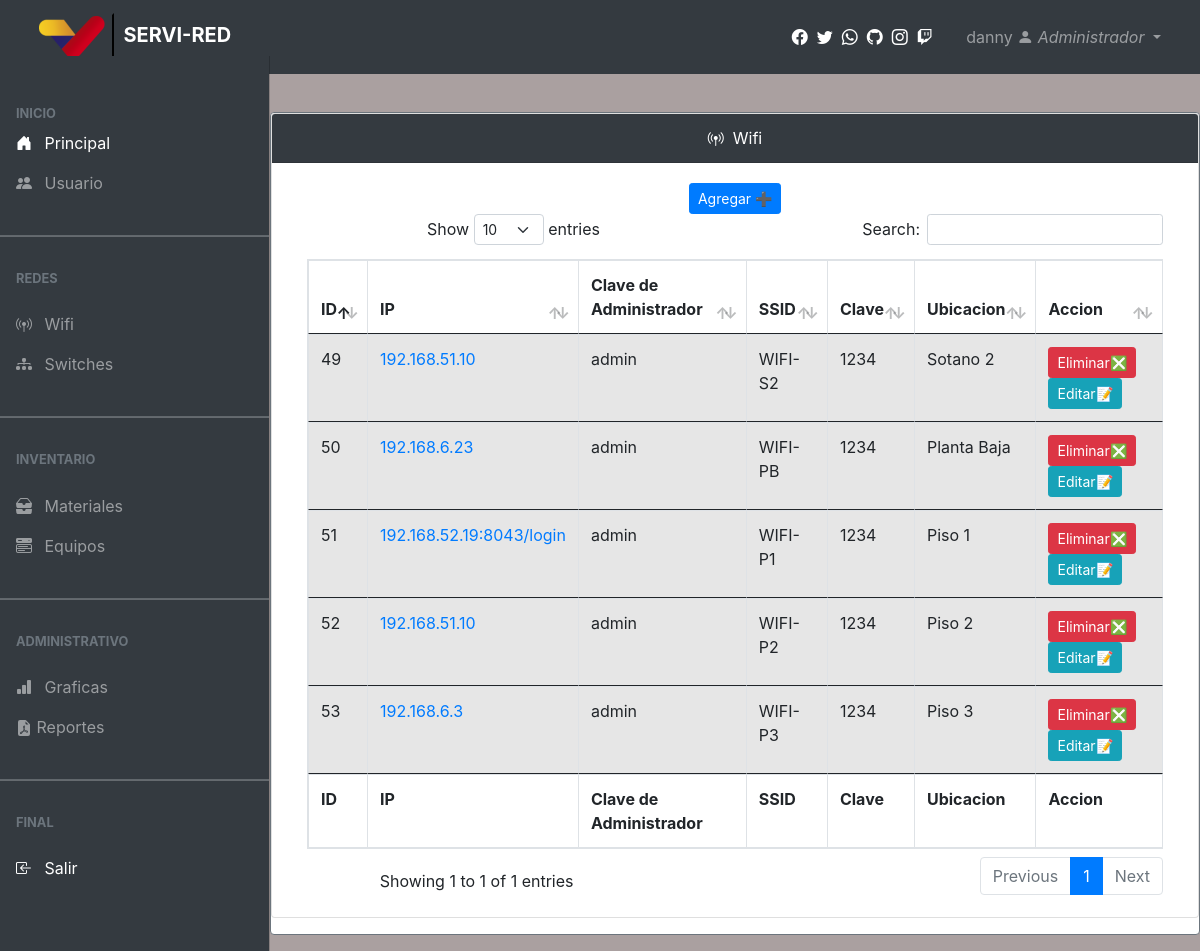
Screenshot of /principal-wifi.php (signed in) with the database file from the repository.
### tables this page shows
CREATE TABLE `wifi` (
  `id` bigint UNSIGNED NOT NULL,
  `ip` varchar(150) NOT NULL,
  `clave_administrador` varchar(150) NOT NULL,
  `SSID` varchar(150) NOT NULL,
  `Clave` varchar(150) NOT NULL,
  `ubicacion` varchar(150) NOT NULL
);

### datatablas/cuerpo-wifi.php (the view, shortened to what this page needs)
<!doctype html>
<html lang="en">
  <head>
  <?php
    include "conexion-dos.php";
?>
    <link rel="stylesheet" href="https://stackpath.bootstrapcdn.com/bootstrap/4.4.1/css/bootstrap.min.css">
    <link rel="stylesheet" type="text/css" href="https://cdn.datatables.net/v/bs4/dt-1.10.20/datatables.min.css"/>
  </head>
  <body>
  <button type="button" class="btn btn-primary btn-sm text-white" data-toggle="modal" data-target="#modalcrear">Agregar
  &#x2795;
</button>
    <div class="container">
       <div class="row">
           <div class="col-lg-12">
               <div>
           <div>
            <table id="example" class="table table-striped table-bordered" style="width:100%">
                <thead>
                    <tr>
                        <th>ID</th>
                        <th>IP</th>
                        <th>Clave de Administrador</th>
                        <th>SSID</th>
                        <th>Clave</th>
                        <th>Ubicacion</th>
                        <th>Accion</th>
                    </tr>
                </thead>
                <?php
         $sql="SELECT * from wifi";
         $result=mysqli_query($conexion,$sql);
         while($mostrar=mysqli_fetch_array($result)){
                    ?>
                <tbody>
                    <tr>
      <td><?php echo $mostrar['id'] ?></td>
			<td><a target="_blank" href="http://<?php echo $mostrar['ip'] ?>"><?php echo $mostrar['ip'] ?></td></td>
			<td><?php echo $mostrar['clave_administrador'] ?></td>
			<td><?php echo $mostrar['SSID'] ?></td>
      <td><?php echo $mostrar['Clave'] ?></td>
      <td><?php echo $mostrar['ubicacion'] ?></td>
                        <td>
<button type= 'button' class= 'btn btn-danger btn-sm' onclick="CanContinue ()" title="Eliminar">Eliminar&#x274e;</button>
                        <a href="principal-editar-wifi.php?id=<?php echo $mostrar['id'];?> " >
                         <button type= 'button' class= 'btn btn-info btn-sm'  title="Editar" data-target="#danny"> Editar&#x1f4dd; </button>
                    </td>
                    </tr>
                </tbody>
                <?php
}
?>
                <tfoot>
                    <tr>
                    <th>ID</th>
                        <th>IP</th>
                        <th>Clave de Administrador</th>
                        <th>SSID</th>
                        <th>Clave</th>
                        <th>Ubicacion</th>
                        <th>Accion</th>
                    </tr>
                </tfoot>
            </table>
           </div>
       </div>
    </div>
  </body>

### cuerpo-wifi.php (shortened to what this page needs)
<main class="mt-5 pt-3">
<center><br><br>
<div class="card border-secondary mb-3" style="max-width: 80rem;">
<div class="row">
          <div class="col-md-12 mb-3">
            <div class="card">
              <div class="card-header bg-dark text-white">
                <span><i class="bi bi-broadcast-pin"></i></span> &nbsp;Wifi
              </div>
              <div class="card-body">
                <div class="table-responsive">
 <?php
$variable=$_SESSION['usuario'];
?>
<?php
include('sql/conexion-dos.php');
    $sql="SELECT perfil from usuarios where '$variable'=usuario;";
    $result=mysqli_query($conexion,$sql);
    while($mostrar=mysqli_fetch_array($result)){
     ?>
      <?php
            $tu=$mostrar['perfil'];
            if ($tu == 'Administrador') {
              require("datatablas/cuerpo-wifi.php");
          } else
          if ($tu == 'Basico') {
              require("datatablas/cuerpo-wifi-basico.php");
          }
            ?>
  <?php
  }
   ?>
                </div>
              </div>
            </div>
          </div>
        </div>
      </div>
      </main>

### librerias/css/fondo.css (style rules this page uses)
body { background-color: rgb(165, 165, 165); height: 100%; width: 100%; }
.card { background-color: rgb(213, 219, 219); }

### rows the page displays
wifi: id "49", ip "192.168.51.10", clave_administrador "admin", SSID "WIFI-S2", Clave "1234", ubicacion "Sotano 2"
wifi: id "50", ip "192.168.6.23", clave_administrador "admin", SSID "WIFI-PB", Clave "1234", ubicacion "Planta Baja"
wifi: id "51", ip "192.168.52.19:8043/login", clave_administrador "admin", SSID "WIFI-P1", Clave "1234", ubicacion "Piso 1"
wifi: id "52", ip "192.168.51.10", clave_administrador "admin", SSID "WIFI-P2", Clave "1234", ubicacion "Piso 2"
wifi: id "53", ip "192.168.6.3", clave_administrador "admin", SSID "WIFI-P3", Clave "1234", ubicacion "Piso 3"

### other values shown
$_SESSION['usuario'] "danny"
$tu "Administrador"
